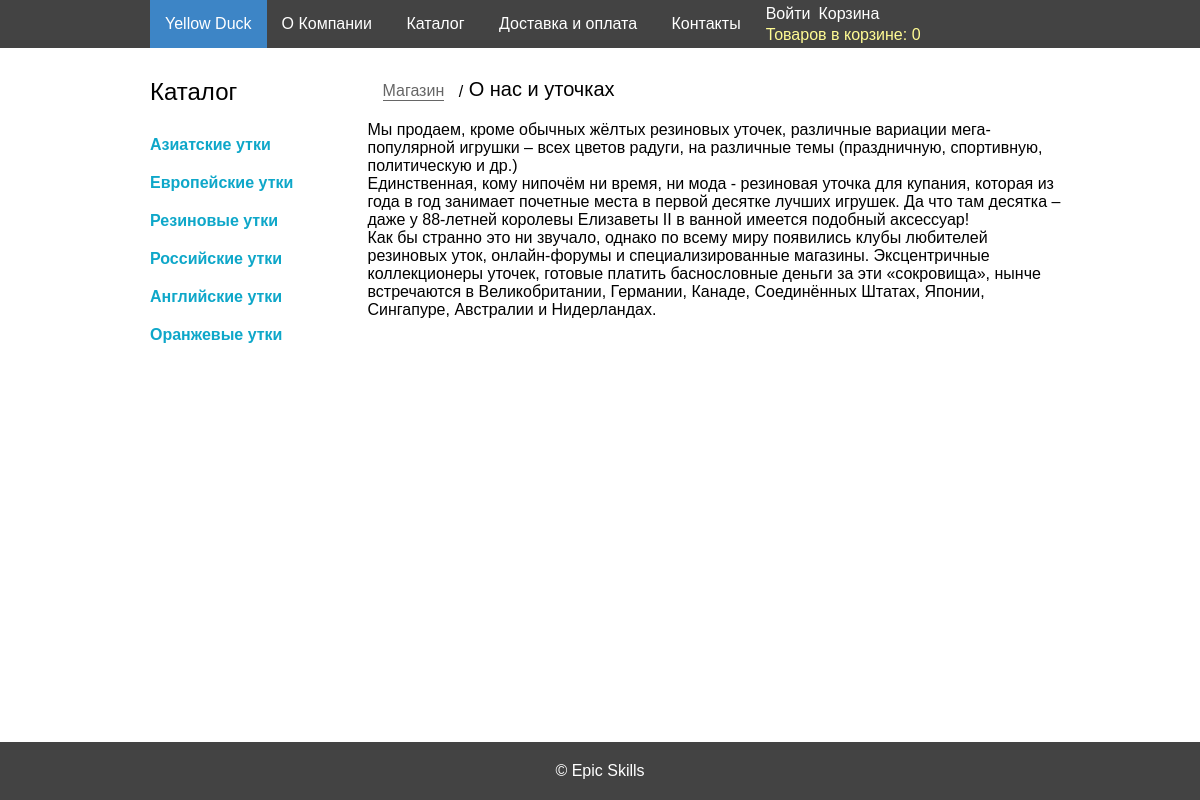
Before: /company with the older database file.
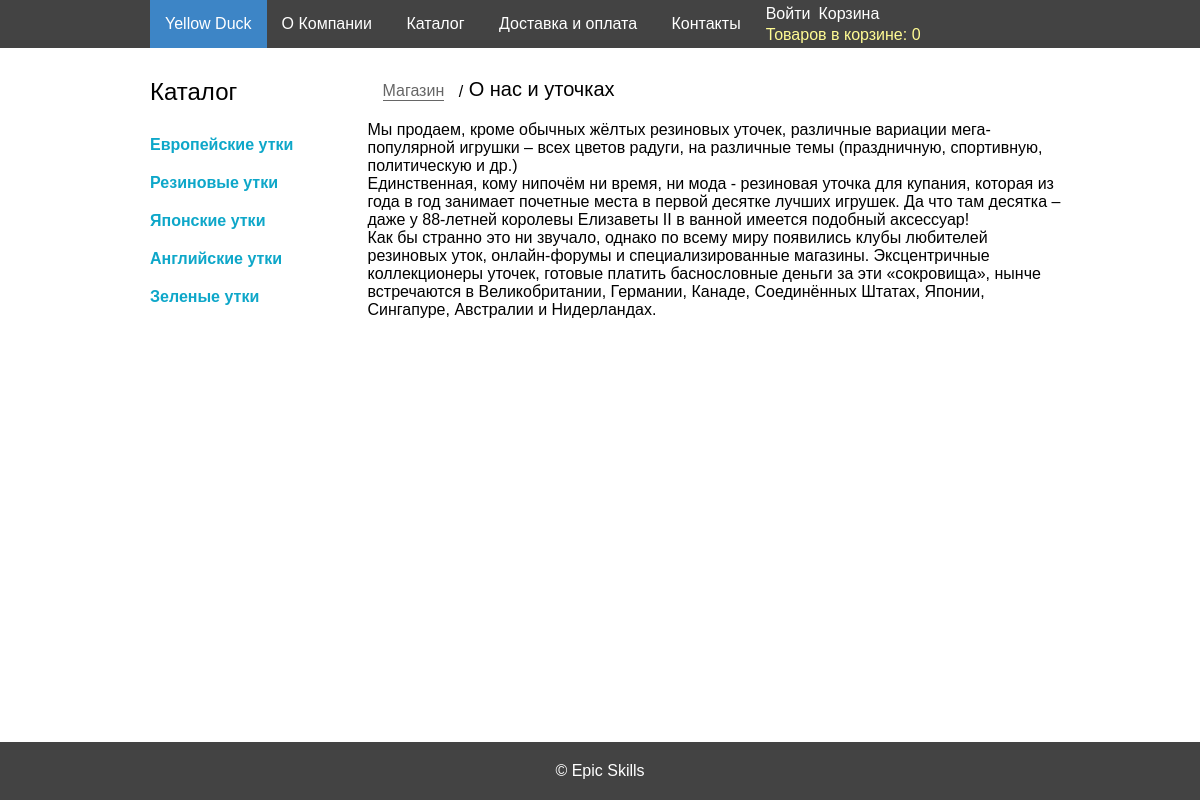
After: the same page with the newer database file.
### tables this page shows
CREATE TABLE `categories` ( 
	`id` Int( 11 ) AUTO_INCREMENT NOT NULL, 
	`title` VarChar( 255 ) NOT NULL, 
	`created_at` DateTime NULL DEFAULT CURRENT_TIMESTAMP, 
	`updated_at` DateTime NULL DEFAULT CURRENT_TIMESTAMP,
	 PRIMARY KEY ( `id` )
 )
CHARACTER SET = utf8
COLLATE = utf8_general_ci;

### src/autoload.php (called while the page is built, shortened)
<?php
function autoload($className) {
    $src_path = __DIR__ . '/../src/';
    $className = ltrim($className, '\\');
    $fileName  = '';
    if ($lastNsPos = strrpos($className, '\\')) {
        $namespace = substr($className, 0, $lastNsPos);
        $className = substr($className, $lastNsPos + 1);
        $fileName  = str_replace('\\', DIRECTORY_SEPARATOR, $namespace) . DIRECTORY_SEPARATOR;
    }
    $fileName .= str_replace('_', DIRECTORY_SEPARATOR, $className) . '.php';
}

### src/App/DB/Connection.php (called while the page is built, shortened)
<?php
class Connection {
    private $connection;
    public function __construct($username,$password) {
        try {
            $this->connection = new \PDO(
                'mysql:host=localhost;dbname=duck_store;charset=utf8',
                $username,
                $password
            );
        } catch (\Exception $e) {
            die($e->getMessage());
        }
    }
    public function prepare($sql) {
        return $this->connection->prepare($sql);
    }
}

### src/App/DB/Categories.php (called while the page is built, shortened)
<?php
class Categories {
    public static function getAll(Connection $connection) {
        $cat_stmt = $connection->prepare("SELECT * FROM `categories`");
        $cat_stmt->execute();
        return $cat_stmt->fetchAll(\PDO::FETCH_ASSOC);
    }
}

### src/templates/_menu.php (the view, shortened to what this page needs)
<aside class="column column3">
	<h2>Каталог</h2>
	<ul class="categories">
        <?php
        foreach ($categories as $_category) {
            echo "<li><a href='"
                . \App\Utilities\Options::URL
                . "/category/?id="
                . $_category['id'] . "'>"
                . $_category['title'] . "</a></li>";
        }
        ?>
	</ul>
</aside>

Changed rows visible on the page:
removed categories: title "Азиатские утки"
changed categories: title "Российские утки" → "Японские утки"
changed categories: title "Оранжевые утки" → "Зеленые утки"
